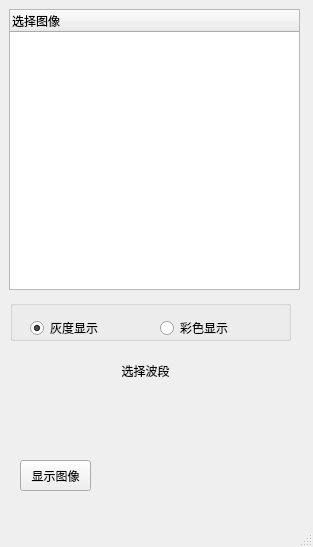
<?xml version="1.0" encoding="UTF-8"?>
<ui version="4.0">
 <class>ChooseBand</class>
 <widget class="QMainWindow" name="ChooseBand">
  <property name="geometry">
   <rect>
    <x>0</x>
    <y>0</y>
    <width>313</width>
    <height>547</height>
   </rect>
  </property>
  <property name="windowTitle">
   <string>图像波段列表</string>
  </property>
  <widget class="QWidget" name="centralwidget">
   <widget class="QTreeWidget" name="treeWidget">
    <property name="geometry">
     <rect>
      <x>9</x>
      <y>9</y>
      <width>291</width>
      <height>281</height>
     </rect>
    </property>
    <column>
     <property name="text">
      <string>选择图像</string>
     </property>
    </column>
   </widget>
   <widget class="QStackedWidget" name="stackedWidget">
    <property name="geometry">
     <rect>
      <x>10</x>
      <y>340</y>
      <width>281</width>
      <height>161</height>
     </rect>
    </property>
    <widget class="QWidget" name="page_gray">
     <widget class="QLabel" name="label_2">
      <property name="geometry">
       <rect>
        <x>-2</x>
        <y>50</y>
        <width>281</width>
        <height>21</height>
       </rect>
      </property>
      <property name="text">
       <string/>
      </property>
      <property name="alignment">
       <set>Qt::AlignCenter</set>
      </property>
     </widget>
     <widget class="QLabel" name="label">
      <property name="geometry">
       <rect>
        <x>0</x>
        <y>20</y>
        <width>271</width>
        <height>21</height>
       </rect>
      </property>
      <property name="text">
       <string>选择波段</string>
      </property>
      <property name="alignment">
       <set>Qt::AlignCenter</set>
      </property>
     </widget>
     <widget class="QPushButton" name="Btn_load_band">
      <property name="geometry">
       <rect>
        <x>10</x>
        <y>120</y>
        <width>71</width>
        <height>31</height>
       </rect>
      </property>
      <property name="text">
       <string>显示图像</string>
      </property>
     </widget>
    </widget>
    <widget class="QWidget" name="page_RGB">
     <widget class="QRadioButton" name="Btn_R">
      <property name="geometry">
       <rect>
        <x>13</x>
        <y>26</y>
        <width>71</width>
        <height>16</height>
       </rect>
      </property>
      <property name="text">
       <string>红色分量</string>
      </property>
      <property name="checked">
       <bool>true</bool>
      </property>
     </widget>
     <widget class="QRadioButton" name="Btn_G">
      <property name="geometry">
       <rect>
        <x>13</x>
        <y>48</y>
        <width>71</width>
        <height>16</height>
       </rect>
      </property>
      <property name="text">
       <string>绿色分量</string>
      </property>
     </widget>
     <widget class="QRadioButton" name="Btn_B">
      <property name="geometry">
       <rect>
        <x>13</x>
        <y>70</y>
        <width>71</width>
        <height>16</height>
       </rect>
      </property>
      <property name="text">
       <string>蓝色分量</string>
      </property>
     </widget>
     <widget class="QLabel" name="label_3">
      <property name="geometry">
       <rect>
        <x>90</x>
        <y>26</y>
        <width>161</width>
        <height>16</height>
       </rect>
      </property>
      <property name="frameShape">
       <enum>QFrame::WinPanel</enum>
      </property>
      <property name="text">
       <string/>
      </property>
     </widget>
     <widget class="QLabel" name="label_4">
      <property name="geometry">
       <rect>
        <x>90</x>
        <y>48</y>
        <width>161</width>
        <height>16</height>
       </rect>
      </property>
      <property name="frameShape">
       <enum>QFrame::WinPanel</enum>
      </property>
      <property name="text">
       <string/>
      </property>
     </widget>
     <widget class="QLabel" name="label_5">
      <property name="geometry">
       <rect>
        <x>90</x>
        <y>70</y>
        <width>161</width>
        <height>16</height>
       </rect>
      </property>
      <property name="frameShape">
       <enum>QFrame::WinPanel</enum>
      </property>
      <property name="text">
       <string/>
      </property>
     </widget>
     <widget class="QPushButton" name="Btn_load_color">
      <property name="geometry">
       <rect>
        <x>10</x>
        <y>120</y>
        <width>71</width>
        <height>31</height>
       </rect>
      </property>
      <property name="text">
       <string>显示图像</string>
      </property>
     </widget>
    </widget>
   </widget>
   <widget class="QGroupBox" name="groupBox">
    <property name="geometry">
     <rect>
      <x>10</x>
      <y>300</y>
      <width>281</width>
      <height>41</height>
     </rect>
    </property>
    <property name="title">
     <string/>
    </property>
    <property name="alignment">
     <set>Qt::AlignLeading|Qt::AlignLeft|Qt::AlignTop</set>
    </property>
    <widget class="QRadioButton" name="BtnGray">
     <property name="geometry">
      <rect>
       <x>20</x>
       <y>20</y>
       <width>71</width>
       <height>16</height>
      </rect>
     </property>
     <property name="text">
      <string>灰度显示</string>
     </property>
     <property name="checked">
      <bool>true</bool>
     </property>
    </widget>
    <widget class="QRadioButton" name="BtnRGB">
     <property name="geometry">
      <rect>
       <x>150</x>
       <y>20</y>
       <width>71</width>
       <height>16</height>
      </rect>
     </property>
     <property name="text">
      <string>彩色显示</string>
     </property>
     <property name="checked">
      <bool>false</bool>
     </property>
    </widget>
   </widget>
  </widget>
  <widget class="QMenuBar" name="menubar">
   <property name="geometry">
    <rect>
     <x>0</x>
     <y>0</y>
     <width>313</width>
     <height>23</height>
    </rect>
   </property>
  </widget>
  <widget class="QStatusBar" name="statusbar"/>
 </widget>
 <resources/>
 <connections/>
</ui>
